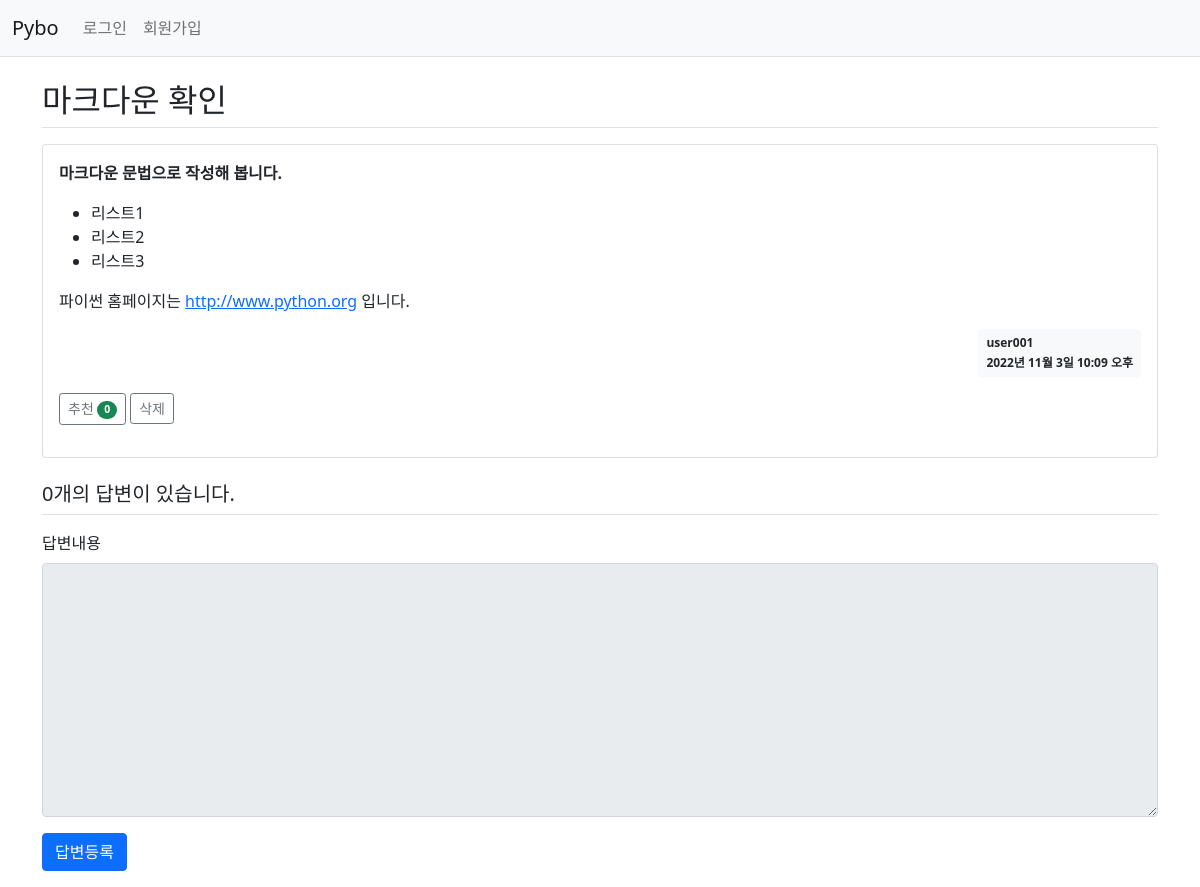
The page /pybo/307/ on the database its author committed.
### pybo/models.py (models this page shows, shortened)
class Question(models.Model):
    author = models.ForeignKey(User, on_delete=models.CASCADE, related_name='author_question')
    subject = models.CharField(max_length=200)
    content = models.TextField()
    create_date = models.DateTimeField()
    modify_date = models.DateTimeField(null=True, blank=True)
    voter = models.ManyToManyField(User, related_name='voter_question')  # 추천인 추가

### pybo/views/base_views.py (the view)
# urls.py: path('<int:question_id>/', views.detail, name='detail'),
def detail(request, question_id):
    question = get_object_or_404(Question, pk=question_id)
    context = {'question': question}
    return render(request, 'pybo/question_detail.html', context)

### pybo/templatetags/pybo_filter.py (called while the page is built)
@register.filter
def mark(value):
    extensions = ["nl2br", "fenced_code"]
    return mark_safe(markdown.markdown(value, extensions=extensions))

### templates/pybo/question_detail.html (shortened to what this page needs)
{% extends 'base.html' %}
{% load pybo_filter %}
{% block content %}
<div class="container my-3">
    <h2 class="border-bottom py-2">{{ question.subject }}</h2>
    <div class="card my-3">
        <div class="card-body">
            <div class="card-text">{{ question.content|mark }}</div>
            <div class="d-flex justify-content-end">
                <div class="badge bg-light text-dark p-2 text-start">
                    <div class="mb-2">{{ question.author.username }}</div>
                    <div>{{ question.create_date }}</div>
                </div>
            </div>
            <div class="my-3">
                <a href="javascript:void(0)" data-uri="{% url 'pybo:question_vote' question.id  %}"
                   class="recommend btn btn-sm btn-outline-secondary"> 추천
                    <span class="badge rounded-pill bg-success">{{question.voter.count}}</span>
                </a>
                <a href="javascript:void(0)" class="delete btn btn-sm btn-outline-secondary"
                   data-uri="{% url 'pybo:question_delete' question.id  %}">삭제</a>
            </div>
        </div>
    </div>
    <h5 class="border-bottom my-3 py-2">{{question.answer_set.count}}개의 답변이 있습니다.</h5>
    <form action="{% url 'pybo:answer_create' question.id %}" method="post" class="my-3">
        <div class="mb-3">
            <label for="content" class="form-label">답변내용</label>
                <textarea {% if not user.is_authenticated %}disabled{% endif %}
              name="content" id="content" class="form-control" rows="10"></textarea>
        </div>
        <input type="submit" value="답변등록" class="btn btn-primary">
    </form>
</div>
{% endblock %}

### rows shown on the page
Question: subject "마크다운 확인", content|mark "마크다운 문법으로 작성해 봅니다. 리스트1 리스트2 리스트3 파이썬 홈페이지는 http://www.python.org 입니다.", author.username "user001", create_date "2022년 11월 3일 10:09 오후", voter.count "0", answer_set.count "0"
